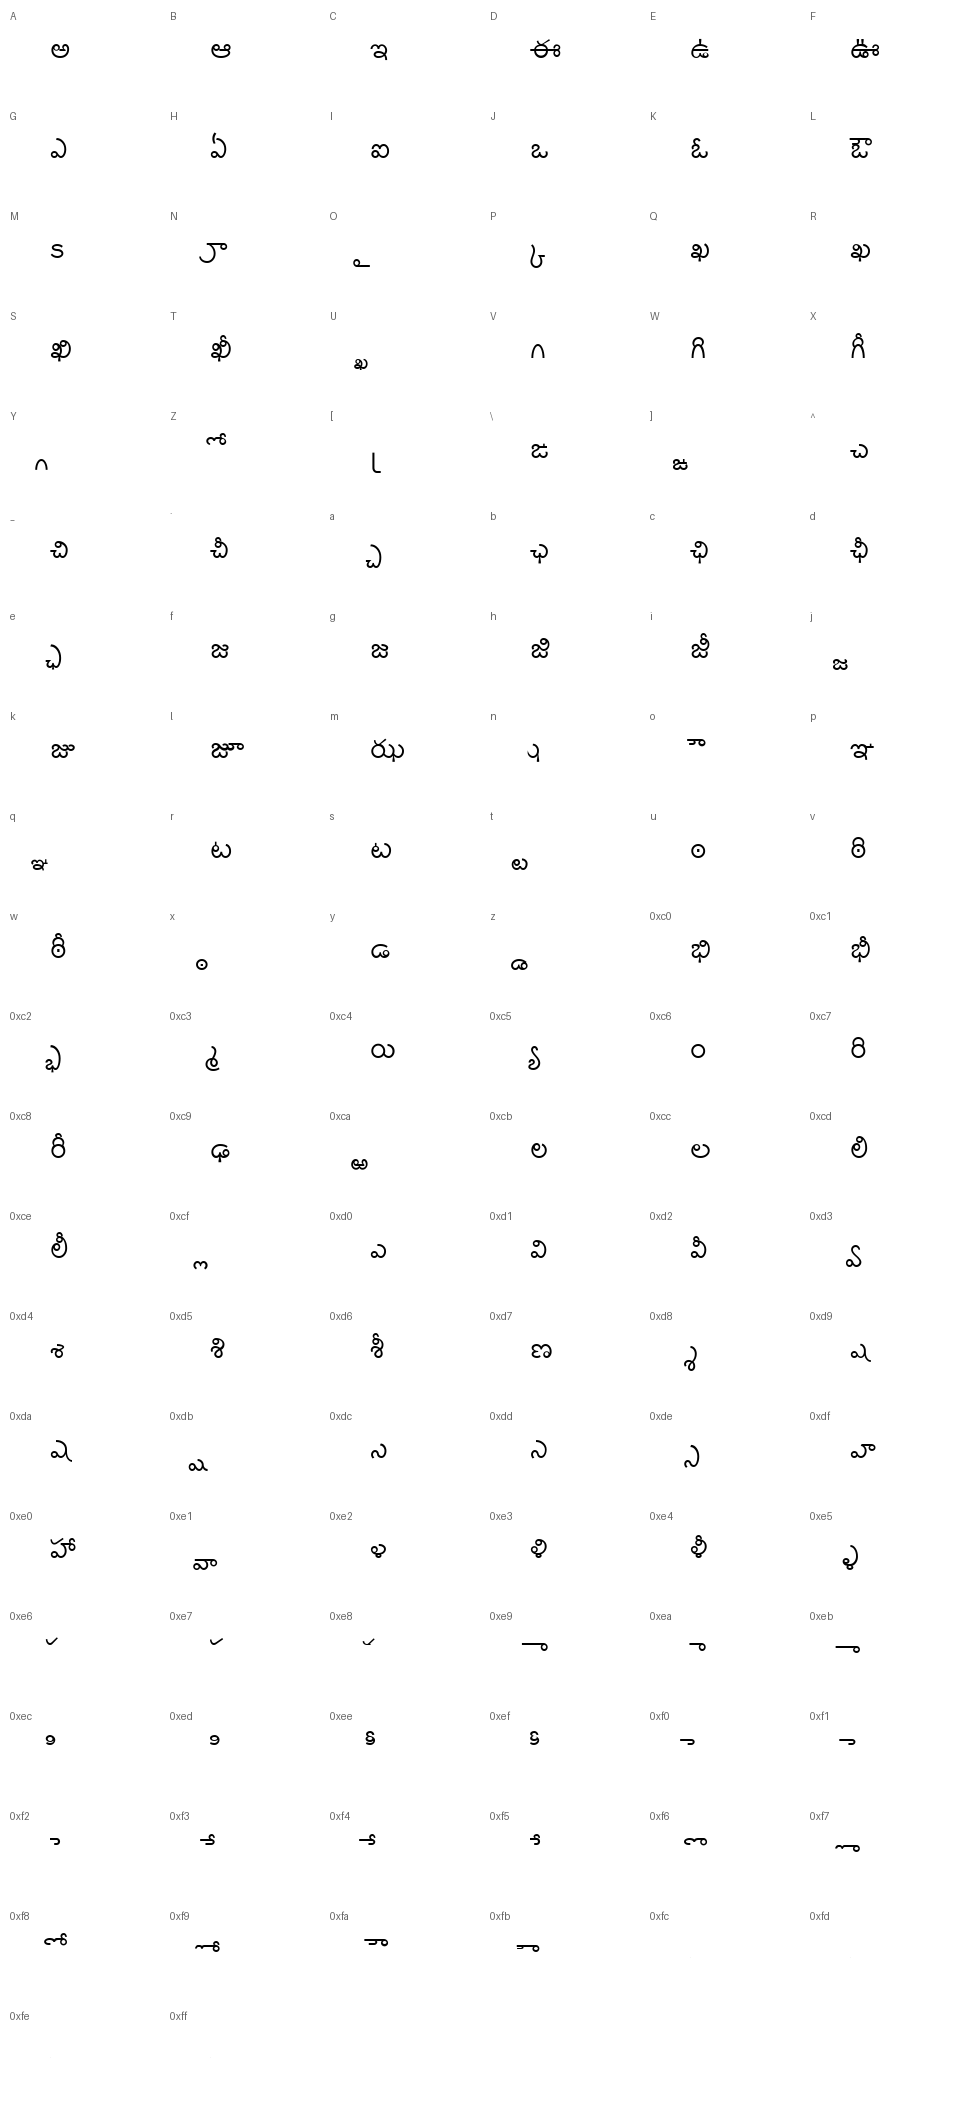

Write the Python code that produced this figure.
import os
from PIL import Image, ImageDraw, ImageFont
from fontTools.ttLib import TTFont

font_path = '/home/samuelvictor/Downloads/Shree-Tel-0908 Regular/Shree-Tel-0908 Regular.ttf'
ref_font_path = '/usr/share/fonts/noto/NotoSansTelugu-Regular.ttf'

shree_font = ImageFont.truetype(font_path, 40)
noto_font = ImageFont.truetype(ref_font_path, 30)
label_font = ImageFont.load_default()

tests = []
for i in range(65, 123):  # A-Z, a-z
    tests.append((chr(i), chr(i)))

# Adding some other interesting ones from 0xC0 to 0xFF
for i in range(192, 256):
    tests.append((hex(i), chr(i)))

cols = 6
rows = (len(tests) + cols - 1) // cols
cell_w = 160
cell_h = 100
img_w = cols * cell_w + 20
img_h = rows * cell_h + 20

img = Image.new('RGB', (img_w, img_h), color=(255, 255, 255))
draw = ImageDraw.Draw(img)

for idx, (label, shree_str) in enumerate(tests):
    r = idx // cols
    c = idx % cols
    x = 10 + c * cell_w
    y = 10 + r * cell_h

    draw.text((x, y), label, fill=(100, 100, 100), font=label_font)
    try:
        draw.text((x+40, y+20), shree_str, fill=(0, 0, 0), font=shree_font)
    except:
        pass

img.save('scratch/shreelipi_telugu/test_alphabet.png')
print("Saved scratch/shreelipi_telugu/test_alphabet.png")
